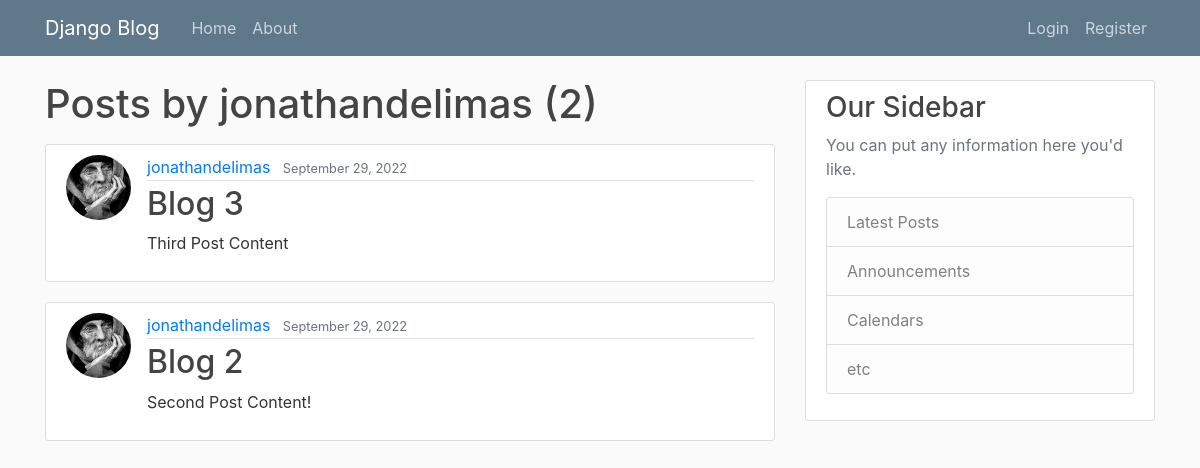
Before: /user/jonathandelimas with the older database file.
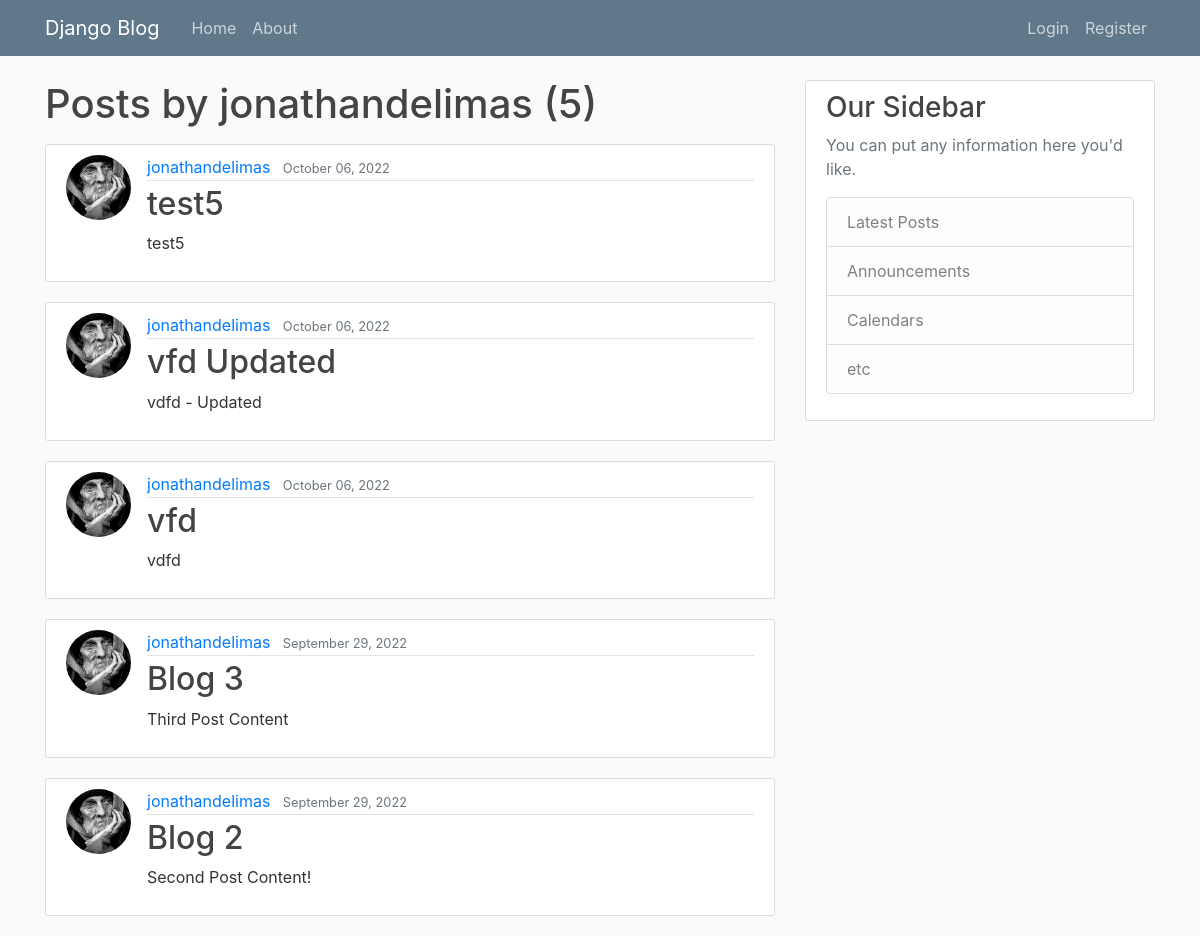
After: the same page with the newer database file.
### blog/models.py (models this page shows, shortened)
class Post(models.Model):
    title = models.CharField(max_length=100)
    content = models.TextField()
    date_posted = models.DateTimeField(default=timezone.now)
    author = models.ForeignKey(User, on_delete=models.CASCADE)

### users/models.py (models this page shows, shortened)
class Profile(models.Model):
    user = models.OneToOneField(User, on_delete=models.CASCADE)
    image = models.ImageField(default='defalt.jpg', upload_to='profile_pics')

### blog/views.py (the view)
# urls.py: path("user/<str:username>", UserPostListView.as_view(), name='user-posts'),
class UserPostListView(ListView):
    model = Post
    template_name = 'blog/user_posts.html'    #<app>/<model>_<viewtype>.html
    context_object_name= 'posts'
    paginate_by = 5
    def get_queryset(self):
        user = get_object_or_404(User, username=self.kwargs.get('username'))
        return Post.objects.filter(author=user).order_by('-date_posted')

### blog/templates/blog/user_posts.html (shortened to what this page needs)
{% extends "blog/base.html" %}
{%block content%}
    <h1 class="mb-3">Posts by {{view.kwargs.username}} ({{ page_obj.paginator.count }})</h1>
    {% for post in posts %}
        <article class="media content-section">
            <img class="rounded-circle article-img" src="{{post.author.profile.image.url}}">
            <div class="media-body">
            <div class="article-metadata">
                <a class="mr-2" href="{% url 'user-posts' post.author.username %}">{{ post.author }}</a>
                <small class="text-muted">{{ post.date_posted|date:"F d, Y" }}</small>
            </div>
            <h2><a class="article-title" href="{% url 'post-detail' post.id %}">{{ post.title }}</a></h2>
            <p class="article-content">{{ post.content }}</p>
            </div>
        </article>
    {% endfor %}
{%endblock content%}cs ..

### blog/templates/blog/base.html (shortened to what this page needs)
{%load static%}
<!DOCTYPE html>
<html lang="en">
<head>
    <link rel="stylesheet" href="https://cdn.jsdelivr.net/npm/bootstrap@4.0.0/dist/css/bootstrap.min.css">
    <link rel="stylesheet" type= "text/css" href="{% static 'blog/main.css' %}">
</head>
<body>
    <header class="site-header">
        <nav class="navbar navbar-expand-md navbar-dark bg-steel fixed-top">
          <div class="container">
            <a class="navbar-brand mr-4" href="{%url 'blog-home' %}">Django Blog</a>
            <div class="collapse navbar-collapse" id="navbarToggle">
              <div class="navbar-nav mr-auto">
                <a class="nav-item nav-link" href="{%url 'blog-home' %}">Home</a>
                <a class="nav-item nav-link" href="{%url 'blog-about' %}">About</a>
              </div>
              <div class="navbar-nav">
                {% if user.is_authenticated %}
                  <a class="nav-item nav-link" href="{%url 'post-create'%}">New Post</a>
                  <a class="nav-item nav-link" href="{%url 'profile'%}">Profile</a>
                  <a class="nav-item nav-link" href="{%url 'logout'%}">Logout</a>
                {% else %}
                  <a class="nav-item nav-link" href="{%url 'login'%}">Login</a>
                  <a class="nav-item nav-link" href="{%url 'register'%}">Register</a>
                {% endif %}
              </div>
            </div>
          </div>
        </nav>
      </header>
    <main role="main" class="container">
    <div class="row">
        <div class="col-md-8">
        {% block content %}{% endblock %}
        </div>
        <div class="col-md-4">
        <div class="content-section">
            <h3>Our Sidebar</h3>
            <p class='text-muted'>You can put any information here you'd like.
            <ul class="list-group">
                <li class="list-group-item list-group-item-light">Latest Posts</li>
                <li class="list-group-item list-group-item-light">Announcements</li>
                <li class="list-group-item list-group-item-light">Calendars</li>
                <li class="list-group-item list-group-item-light">etc</li>
            </ul>
            </p>
        </div>
        </div>
    </div>
    </main>
</body>
</html>

### blog/static/blog/main.css (style rules this page uses)
body { background: #fafafa; color: #333333; margin-top: 5rem; }
h1, h2, h3, h4, h5, h6 { color: #444444; }
ul { margin: 0; }
.bg-steel { background-color: #5f788a; }
.site-header .navbar-nav .nav-link { color: #cbd5db; }
.content-section { background: #ffffff; padding: 10px 20px; border: 1px solid #dddddd; border-radius: 3px; margin-bottom: 20px; }
.article-title { color: #444444; }
.article-content { white-space: pre-line; }
.article-img { height: 65px; width: 65px; margin-right: 16px; }
.article-metadata { padding-bottom: 1px; margin-bottom: 4px; border-bottom: 1px solid #e3e3e3 }

Changed rows visible on the page:
added Post: author.profile.image (picture), author "jonathandelimas", date_posted "October 06, 2022", title "test5", content "test5"
added Post: author.profile.image (picture), author "jonathandelimas", date_posted "October 06, 2022", title "vfd Updated", content "vdfd - Updated"
added Post: author.profile.image (picture), author "jonathandelimas", date_posted "October 06, 2022", title "vfd", content "vdfd"
Other visible differences:
{{ page_obj.paginator.count }}: "2" → "5"
